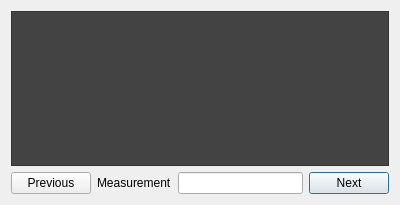
<?xml version="1.0" encoding="UTF-8"?>
<ui version="4.0">
 <class>Cal_Wizard</class>
 <widget class="QDialog" name="Cal_Wizard">
  <property name="geometry">
   <rect>
    <x>0</x>
    <y>0</y>
    <width>400</width>
    <height>205</height>
   </rect>
  </property>
  <property name="windowTitle">
   <string>Calibration Wizard</string>
  </property>
  <layout class="QGridLayout" name="gridLayout_2">
   <item row="0" column="0">
    <layout class="QGridLayout" name="gridLayout">
     <item row="1" column="2">
      <widget class="QLineEdit" name="measurement_lineEdit"/>
     </item>
     <item row="1" column="1">
      <widget class="QLabel" name="label">
       <property name="text">
        <string>Measurement</string>
       </property>
      </widget>
     </item>
     <item row="1" column="3">
      <widget class="QPushButton" name="Next_pushButton">
       <property name="text">
        <string>Next</string>
       </property>
      </widget>
     </item>
     <item row="0" column="0" colspan="4">
      <widget class="QTextBrowser" name="info_textBrowser">
       <property name="font">
        <font>
         <pointsize>10</pointsize>
        </font>
       </property>
       <property name="styleSheet">
        <string notr="true">background-color: rgb(67, 67, 67);</string>
       </property>
      </widget>
     </item>
     <item row="1" column="0">
      <widget class="QPushButton" name="prev_pushButton">
       <property name="text">
        <string>Previous</string>
       </property>
      </widget>
     </item>
    </layout>
   </item>
  </layout>
 </widget>
 <resources/>
 <connections/>
</ui>
